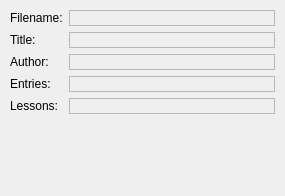
<ui version="4.0" >
 <author>Peter Hedlund &lt;peter.hedlund@kdemail.net></author>
 <class>GeneralStatisticsPage</class>
 <widget class="QWidget" name="GeneralStatisticsPage" >
  <property name="geometry" >
   <rect>
    <x>0</x>
    <y>0</y>
    <width>285</width>
    <height>196</height>
   </rect>
  </property>
  <property name="minimumSize" >
   <size>
    <width>160</width>
    <height>160</height>
   </size>
  </property>
  <property name="windowTitle" >
   <string>-</string>
  </property>
  <layout class="QGridLayout" >
   <property name="margin" >
    <number>10</number>
   </property>
   <property name="spacing" >
    <number>6</number>
   </property>
   <item row="0" column="0" >
    <widget class="QLabel" name="FileNameLabel" >
     <property name="text" >
      <string>Filename:</string>
     </property>
    </widget>
   </item>
   <item row="1" column="0" >
    <widget class="QLabel" name="TitleLabel" >
     <property name="text" >
      <string>Title:</string>
     </property>
    </widget>
   </item>
   <item row="3" column="0" >
    <widget class="QLabel" name="EntriesLabel" >
     <property name="text" >
      <string>Entries:</string>
     </property>
    </widget>
   </item>
   <item row="2" column="0" >
    <widget class="QLabel" name="AuthorLabel" >
     <property name="text" >
      <string>Author:</string>
     </property>
    </widget>
   </item>
   <item row="4" column="0" >
    <widget class="QLabel" name="LessonsLabel" >
     <property name="text" >
      <string>Lessons:</string>
     </property>
    </widget>
   </item>
   <item row="4" column="1" >
    <widget class="QLabel" name="l_lessons" >
     <property name="sizePolicy" >
      <sizepolicy vsizetype="Minimum" hsizetype="MinimumExpanding" >
       <horstretch>0</horstretch>
       <verstretch>0</verstretch>
      </sizepolicy>
     </property>
     <property name="frameShape" >
      <enum>QFrame::StyledPanel</enum>
     </property>
     <property name="frameShadow" >
      <enum>QFrame::Plain</enum>
     </property>
     <property name="text" >
      <string/>
     </property>
    </widget>
   </item>
   <item row="3" column="1" >
    <widget class="QLabel" name="kcfg_entriesPerLesson" >
     <property name="sizePolicy" >
      <sizepolicy vsizetype="Minimum" hsizetype="MinimumExpanding" >
       <horstretch>0</horstretch>
       <verstretch>0</verstretch>
      </sizepolicy>
     </property>
     <property name="frameShape" >
      <enum>QFrame::StyledPanel</enum>
     </property>
     <property name="frameShadow" >
      <enum>QFrame::Plain</enum>
     </property>
     <property name="text" >
      <string/>
     </property>
    </widget>
   </item>
   <item row="2" column="1" >
    <widget class="QLabel" name="l_author" >
     <property name="sizePolicy" >
      <sizepolicy vsizetype="Minimum" hsizetype="MinimumExpanding" >
       <horstretch>0</horstretch>
       <verstretch>0</verstretch>
      </sizepolicy>
     </property>
     <property name="frameShape" >
      <enum>QFrame::StyledPanel</enum>
     </property>
     <property name="frameShadow" >
      <enum>QFrame::Plain</enum>
     </property>
     <property name="text" >
      <string/>
     </property>
    </widget>
   </item>
   <item row="1" column="1" >
    <widget class="QLabel" name="l_title" >
     <property name="sizePolicy" >
      <sizepolicy vsizetype="Minimum" hsizetype="MinimumExpanding" >
       <horstretch>0</horstretch>
       <verstretch>0</verstretch>
      </sizepolicy>
     </property>
     <property name="frameShape" >
      <enum>QFrame::StyledPanel</enum>
     </property>
     <property name="frameShadow" >
      <enum>QFrame::Plain</enum>
     </property>
     <property name="text" >
      <string/>
     </property>
    </widget>
   </item>
   <item row="0" column="1" >
    <widget class="QLabel" name="l_filename" >
     <property name="sizePolicy" >
      <sizepolicy vsizetype="Minimum" hsizetype="MinimumExpanding" >
       <horstretch>0</horstretch>
       <verstretch>0</verstretch>
      </sizepolicy>
     </property>
     <property name="frameShape" >
      <enum>QFrame::StyledPanel</enum>
     </property>
     <property name="frameShadow" >
      <enum>QFrame::Plain</enum>
     </property>
     <property name="text" >
      <string/>
     </property>
    </widget>
   </item>
   <item row="5" column="0" >
    <spacer>
     <property name="orientation" >
      <enum>Qt::Vertical</enum>
     </property>
     <property name="sizeType" >
      <enum>QSizePolicy::Expanding</enum>
     </property>
     <property name="sizeHint" stdset="0" >
      <size>
       <width>20</width>
       <height>20</height>
      </size>
     </property>
    </spacer>
   </item>
  </layout>
 </widget>
 <layoutdefault spacing="6" margin="11" />
 <pixmapfunction>qPixmapFromMimeSource</pixmapfunction>
 <resources/>
 <connections/>
</ui>
